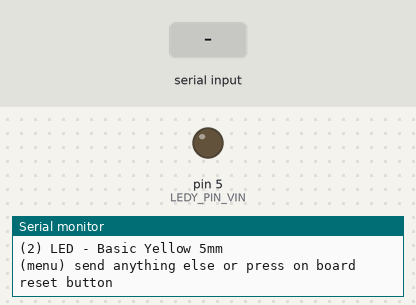
Bench run of a sketch on a simulated Arduino Uno, built with avr-gcc and run on an emulated ATmega328P. Shown: output pins drawn as LEDs (lit = HIGH), the last lines printed to the serial monitor. The test bench sets the inputs (shaded band).

Above: at 0.9 s.
1.0 s: "2" received over Serial
At 1.15 s:
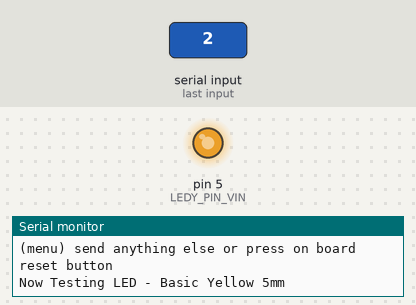
At 2.35 s:
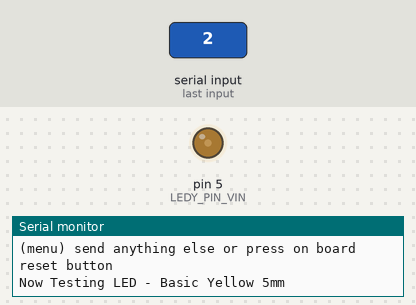
Timing chart, 0 to 10.0 s (numbered marks = the images above; inputs shaded):
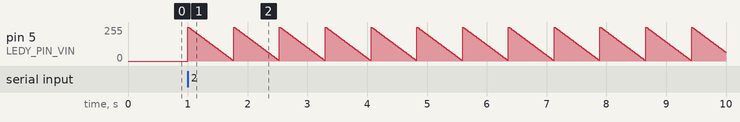

Measured:
- after the input at 1.0 s, pin 5 (LEDY_PIN_VIN): ramps from 255/255 to 5/255 and jumps back, once every 0.77 s

The sketch:

Firmware.ino
```cpp
// Include Libraries
#include "Arduino.h"
#include "LED.h"


// Pin Definitions
#define CAPACITIVETOUCH_PIN_SIG	2
#define LEDY_PIN_VIN	5


// Global variables and defines

// object initialization
LED ledY(LEDY_PIN_VIN);


// define vars for testing menu
const int timeout = 10000;       //define timeout of 10 sec
char menuOption = 0;
long time0;

// Setup the essentials for your circuit to work. It runs first every time your circuit is powered with electricity.
void setup()
{
    // Setup Serial which is useful for debugging
    // Use the Serial Monitor to view printed messages
    Serial.begin(9600);
    while (!Serial) ; // wait for serial port to connect. Needed for native USB
    Serial.println("start");

    pinMode(CAPACITIVETOUCH_PIN_SIG, INPUT);
    menuOption = menu();

}

// Main logic of your circuit. It defines the interaction between the components you selected. After setup, it runs over and over again, in an eternal loop.
void loop()
{


    if(menuOption == '1') {
    // Capacitive Touch Sensor Module - Test Code
    //Read Capacitive Touch Sensor. CapacitiveTouchVar will be '1' if the sensor will be touched
    bool CapacitiveTouchVar = digitalRead(CAPACITIVETOUCH_PIN_SIG);
    Serial.print(F("Capacitive Touch Sensor: ")); Serial.println(CapacitiveTouchVar);

    }
    else if(menuOption == '2') {
    // LED - Basic Yellow 5mm - Test Code
    // The LED will turn on and fade till it is off
    for(int i=255 ; i> 0 ; i -= 5)
    {
    ledY.dim(i);                      // 1. Dim Led
    delay(15);                               // 2. waits 5 milliseconds (0.5 sec). Change the value in the brackets (500) for a longer or shorter delay in milliseconds.
    }
    ledY.off();                        // 3. turns off
    }

    if (millis() - time0 > timeout)
    {
        menuOption = menu();
    }

}


// Menu function for selecting the components to be tested
// Follow serial monitor for instrcutions
char menu()
{

    Serial.println(F("\nWhich component would you like to test?"));
    Serial.println(F("(1) Capacitive Touch Sensor Module"));
    Serial.println(F("(2) LED - Basic Yellow 5mm"));
    Serial.println(F("(menu) send anything else or press on board reset button\n"));
    while (!Serial.available());

    // Read data from serial monitor if received
    while (Serial.available())
    {
        char c = Serial.read();
        if (isAlphaNumeric(c))
        {

            if(c == '1')
    			Serial.println(F("Now Testing Capacitive Touch Sensor Module"));
    		else if(c == '2')
    			Serial.println(F("Now Testing LED - Basic Yellow 5mm"));
            else
            {
                Serial.println(F("illegal input!"));
                return 0;
            }
            time0 = millis();
            return c;
        }
    }
}

/*******************************************************

*    Circuito.io is an automatic generator of schematics and code for off
*    the shelf hardware combinations.

*    Copyright (C) 2016 Roboplan Technologies Ltd.

*    This program is free software: you can redistribute it and/or modify
*    it under the terms of the GNU General Public License as published by
*    the Free Software Foundation, either version 3 of the License, or
*    (at your option) any later version.

*    This program is distributed in the hope that it will be useful,
*    but WITHOUT ANY WARRANTY; without even the implied warranty of
*    MERCHANTABILITY or FITNESS FOR A PARTICULAR PURPOSE.  See the
*    GNU General Public License for more details.

*    You should have received a copy of the GNU General Public License
*    along with this program.  If not, see <http://www.gnu.org/licenses/>.

*    In addition, and without limitation, to the disclaimers of warranties
*    stated above and in the GNU General Public License version 3 (or any
*    later version), Roboplan Technologies Ltd. ("Roboplan") offers this
*    program subject to the following warranty disclaimers and by using
*    this program you acknowledge and agree to the following:
*    THIS PROGRAM IS PROVIDED ON AN "AS IS" AND "AS AVAILABLE" BASIS, AND
*    WITHOUT WARRANTIES OF ANY KIND EITHER EXPRESS OR IMPLIED.  ROBOPLAN
*    HEREBY DISCLAIMS ALL WARRANTIES, EXPRESS OR IMPLIED, INCLUDING BUT
*    NOT LIMITED TO IMPLIED WARRANTIES OF MERCHANTABILITY, TITLE, FITNESS
*    FOR A PARTICULAR PURPOSE, NON-INFRINGEMENT, AND THOSE ARISING BY
*    STATUTE OR FROM A COURSE OF DEALING OR USAGE OF TRADE.
*    YOUR RELIANCE ON, OR USE OF THIS PROGRAM IS AT YOUR SOLE RISK.
*    ROBOPLAN DOES NOT GUARANTEE THAT THE PROGRAM WILL BE FREE OF, OR NOT
*    SUSCEPTIBLE TO, BUGS, SECURITY BREACHES, OR VIRUSES. ROBOPLAN DOES
*    NOT WARRANT THAT YOUR USE OF THE PROGRAM, INCLUDING PURSUANT TO
*    SCHEMATICS, INSTRUCTIONS OR RECOMMENDATIONS OF ROBOPLAN, WILL BE SAFE
*    FOR PERSONAL USE OR FOR PRODUCTION OR COMMERCIAL USE, WILL NOT
*    VIOLATE ANY THIRD PARTY RIGHTS, WILL PROVIDE THE INTENDED OR DESIRED
*    RESULTS, OR OPERATE AS YOU INTENDED OR AS MAY BE INDICATED BY ROBOPLAN.
*    YOU HEREBY WAIVE, AGREE NOT TO ASSERT AGAINST, AND RELEASE ROBOPLAN,
*    ITS LICENSORS AND AFFILIATES FROM, ANY CLAIMS IN CONNECTION WITH ANY OF
*    THE ABOVE.
********************************************************/
```

LED.cpp
```cpp
#include "LED.h"

LED::LED(const int pin) : Switchable(pin){

}
```

LED.h
```cpp
#ifndef RGBLED_H
#define RGBLED_H

#include "Switchable.h"

class LED : public Switchable
{
	public:
		LED(const int pin);
};

#endif //__LED_H
```

Switchable.cpp
```cpp
#include "Switchable.h"
#include <Arduino.h>

Switchable::Switchable(const int pin) : m_pin(pin)
{
    // Set pin as output
    pinMode(m_pin, OUTPUT);
    // Start state if off
	off();
}

//turn on:
void Switchable::on()
{
	digitalWrite(m_pin, 1); //high
	m_state = true;
}

//turn off:
void Switchable::off()
{
	digitalWrite(m_pin, 0); //low
	m_state = false;
}

void Switchable::toggle()
{
	digitalWrite(m_pin, !m_state); //low
	m_state = !m_state;
}

// dim pin
void Switchable::dim(int dimVal)
{
    analogWrite(m_pin, dimVal);
}

bool Switchable::getState()
{
    return m_state;
}

void Switchable::setState(bool state)
{
    digitalWrite(m_pin, state);
    m_state = state;
}
```

Switchable.h
```cpp
#ifndef _SWITCHABLE_H_
#define _SWITCHABLE_H_

//Base class for output that can be switched on/off via single digital pin:
class Switchable
{
	public:

		// Consturcutor accepts pin number for output
	    Switchable(const int pin);

		// Turn pin on
		void on();

	    // Turn pin off
		void off();

		// Toggle pin
		void toggle();

		// dim pin
		void dim(int dimVal);

		// Get current state
		bool getState();

		// Set state with bool variable
		void setState(bool state);

	private:

		const int m_pin; 	//output pin
		bool m_state;		//current state
};

#endif // _SWITCHABLE_H_
 
```
